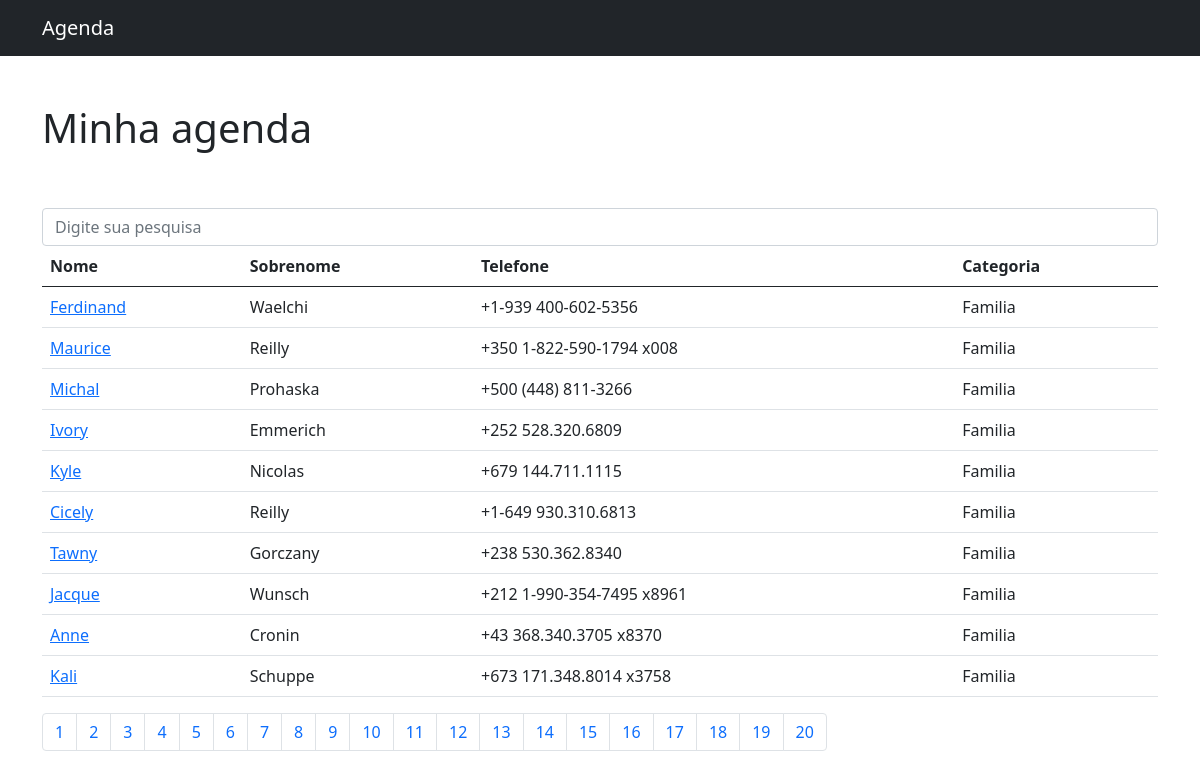
/?page=3, run on the app's committed database.
### contatos/models.py (models this page shows, shortened)
class Contato(models.Model):
    nome = models.CharField(max_length=255)
    sobrenome = models.CharField(max_length=255)
    telefone = models.CharField(max_length=255)
    email = models.CharField(max_length=255, blank=True)
    mostrar = models.BooleanField(default=True)
    categoria = models.ForeignKey(Categoria, on_delete=DO_NOTHING)

class Categoria(models.Model):
    nome = models.CharField(max_length=255)
    def __str__(self) -> str:
        return self.nome

### contatos/views.py (the view)
# urls.py: path('', views.index, name='index'),
def index(request):
    contatos = Contato.objects.all()  # orm django - retorna lista com todos os dados
    paginator = Paginator(contatos, 10)  # limitando os contatos
    page = request.GET.get('page')  # vai pegar o parametro get page enviado pela url com o numero da pagina
    contatos = paginator.get_page(page)  # retona o objeto contato mais indice de paginas feitas
    return render(request, 'contatos/index.html', {
        'contatos': contatos
    })

### contatos/templates/contatos/index.html
{% extends 'base.html' %}
{% block 'content' %}
<br><br>
<form method="get" action="{% url 'busca' %}">
    <div class="form-group row">
        <div class="col-12">
        <input class="form-control"
                type="search" value=""
                id="search-input"
                placeholder="Digite sua pesquisa"
                name="termo">
        </div>
    </div>
</form>
<table class="table">
    <thead>
        <tr>
            <th>Nome</th>
            <th>Sobrenome</th>
            <th>Telefone</th>
            <th>Categoria</th>
        </tr>
    </thead>
    <tbody>
        {% for contato in contatos%}
            {% if contato.mostrar %}
                <tr>
                    <td>
                        <a href=" {% url 'contato' contato.id %} "> {{contato.nome}} </a>
                    </td>
                    <td> {{contato.sobrenome}} </td>
                    <td> {{contato.telefone}} </td>
                    <td> {{contato.categoria}} </td>
                </tr>
            {% endif %}
        {% endfor %}
    </tbody>
</table>
<nav aria-label="Page navigation example">
    <ul class="pagination">
        {% for pagina in contatos.paginator.page_range %}
        <li class="page-item"><a class="page-link" href="?page={{pagina}}"> {{ pagina }} </a></li>
        {% endfor %}
    </ul>
</nav>
{% endblock %}

### data on the page
Contato: nome "Ferdinand", sobrenome "Waelchi", telefone "+1-939 400-602-5356", categoria "Familia"
Contato: nome "Maurice", sobrenome "Reilly", telefone "+350 1-822-590-1794 x008", categoria "Familia"
Contato: nome "Michal", sobrenome "Prohaska", telefone "+500 (448) 811-3266", categoria "Familia"
Contato: nome "Ivory", sobrenome "Emmerich", telefone "+252 528.320.6809", categoria "Familia"
Contato: nome "Kyle", sobrenome "Nicolas", telefone "+679 144.711.1115", categoria "Familia"
Contato: nome "Cicely", sobrenome "Reilly", telefone "+1-649 930.310.6813", categoria "Familia"
Contato: nome "Tawny", sobrenome "Gorczany", telefone "+238 530.362.8340", categoria "Familia"
Contato: nome "Jacque", sobrenome "Wunsch", telefone "+212 1-990-354-7495 x8961", categoria "Familia"
Contato: nome "Anne", sobrenome "Cronin", telefone "+43 368.340.3705 x8370", categoria "Familia"
Contato: nome "Kali", sobrenome "Schuppe", telefone "+673 171.348.8014 x3758", categoria "Familia"

### other printed values
{{ pagina }} "1" "2" "3" "4" "5" "6" "7" "8" "9" "10" "11" "12" "13" "14" "15" "16" "17" "18" "19" "20"
